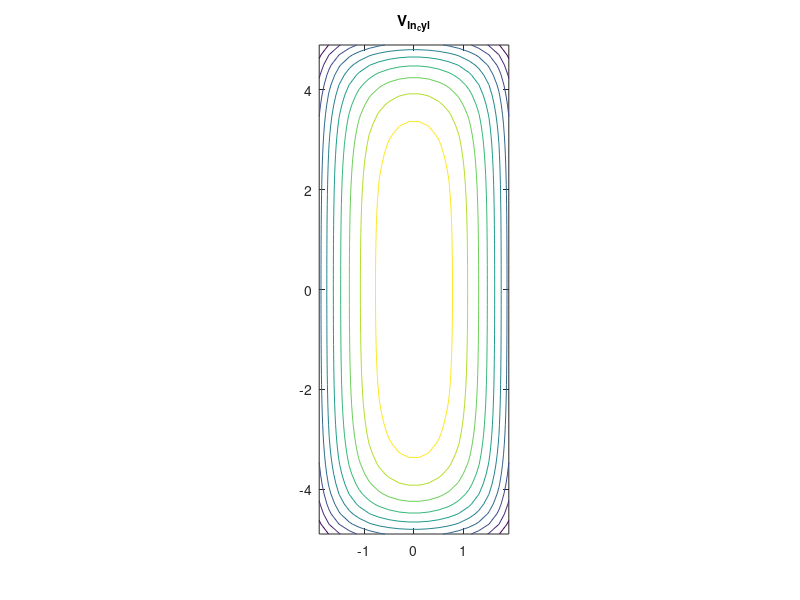
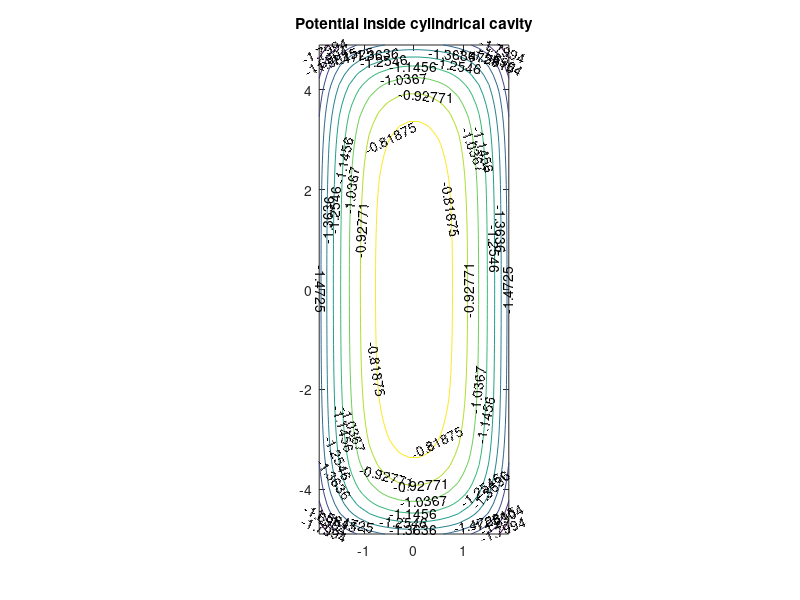
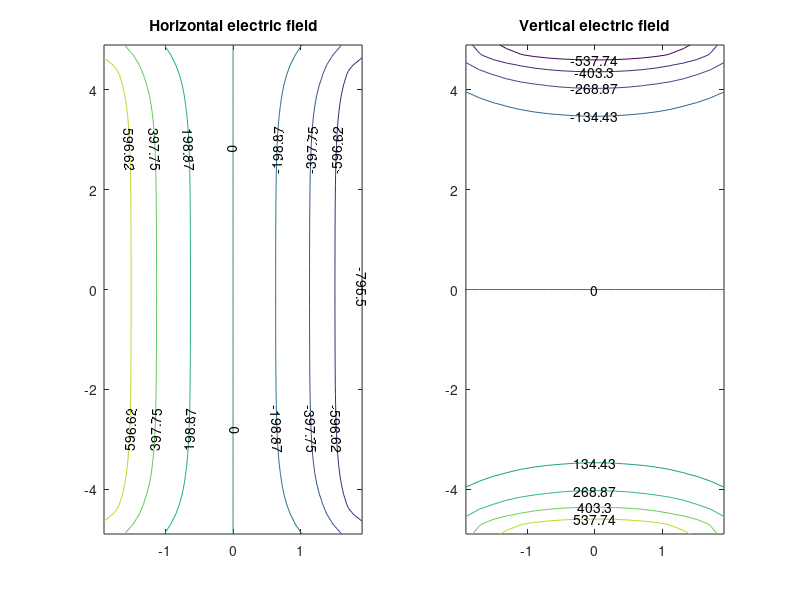

Source code (MATLAB) for these figures, in order: (Note: this script raises an error after producing the figures.)
%e_field_in_cylinder.m
%numerical calculation of electric inside cylinder
%Calculate the potential inside a cylinder of uniformly distributed ions.
%Numerically integrate over the volume.  Subtract this potential from the
%constant potential of uniformly distributed ions to get the potential in a
%cavity.  Then calculate the electric field inside the cavity.  Fit the
%electric field lines with parabolas in (r,z) to determine an analytic 
%solution for the electric field.  
%lsm November 18, 2017

clear
close all

% constants
ion_density = 1e14; %number density per cubic m
TEMP_ELC = 29011; % 1 eV = 29011 K
qe = -1.6022e-19;  % Charge of electron (C)
epsilon_0 = 8.854e-12; %  Permittivity of Free Space (F/m)
kb = 1.38044e-23; %  Boltzmann Constant (J/K)
qi = -qe;
DEBYE = sqrt(epsilon_0*kb*TEMP_ELC/(ion_density*qe*qe)); % --- Electron Debye length (m)
%RAD_SIM = 2*DEBYE;
%% Set up a grid for calculating potential
% This is for a single slice in the xz plane

cyl_rad = 2*DEBYE;
cyl_height = 5*DEBYE; %half the cylinder height as limit in z is -ht:+ht

resx = 20; %resolution of grid spacing
resz = 50;  
 bin_edgesx = linspace(-cyl_rad, cyl_rad, resx+1);
 bin_edgesz = linspace(-cyl_height, cyl_height, resz+1);
dx = (bin_edgesx(2)-bin_edgesx(1))/DEBYE; %in units of debye length
dz = (bin_edgesz(2)-bin_edgesz(1))/DEBYE; %in units of debye length
 bin_centersx = diff(bin_edgesx)/2+bin_edgesx(1:end-1);
 bin_centersz = diff(bin_edgesz)/2+bin_edgesz(1:end-1);
 
 [X,Z] = meshgrid(bin_centersx, bin_centersz);
num_grid_pts = resx*resz;
grid_pts = [reshape(X,num_grid_pts,1), zeros(num_grid_pts,1),reshape(Z,num_grid_pts,1),];
%% 3D grid for positions of ions inside the cylinder
nx = resx*1.5; %use a different resolution so that points don't overlap grid
nz = resz*1.5;
ddx = (2*cyl_rad/nx);
ddz = (2*cyl_height/nz);
ionx = -cyl_rad:ddx:cyl_rad;
iony = ionx;
ionz = -cyl_height:ddz:cyl_height;
[ix, iy, iz] = meshgrid(ionx, iony, ionz);

%% potential for ions inside a cylinder
num_ion_pts = (nx+1)*(nx+1)*(nz+1);
 V_ionsIn_cyl = zeros(num_grid_pts,1);
ionPos = [reshape(ix,num_ion_pts,1),reshape(iy,num_ion_pts,1),reshape(iz,num_ion_pts,1),];
ion_rad = ionPos(:,1).^2+ionPos(:,2).^2;
[a,~] = find(ion_rad <= cyl_rad^2 );
ions_in_cyl = ionPos(a,:);
%%
% need distance between each of the ions and grid points
% since there are a lot of ions, break them up into smaller batches
num_batches = 4;
ions_per_batch = floor(length(a)/num_batches);
POS1=repmat(reshape(grid_pts,[num_grid_pts,1,3]),[1,ions_per_batch,1]);
q_in_box = qi* ion_density * ddx*ddx*ddz;
for batch = 1:num_batches
    start_index = (batch-1)*ions_per_batch+1;
    end_index = batch*ions_per_batch;
    batch_ions = ions_in_cyl(start_index:end_index,:);
    %each row of pos2 is a repeat of the first one.
    POS2=repmat(reshape(batch_ions,[1,ions_per_batch,3]),[num_grid_pts,1,1]);
    %find the distance between every grid pt and all ions in batch
    %dist_pts_inv is num_grid_pts x ions_per_batch in size
    dist_pts=sqrt(sum((POS1-POS2).^2,3)); 
    dum = ((q_in_box/(4*pi*epsilon_0)).*exp(-dist_pts/DEBYE))./dist_pts;
    V_ionsIn_cyl = V_ionsIn_cyl + sum(dum,2);
    disp(batch)
end

figure(1)
contour(X/DEBYE,Z/DEBYE,reshape(V_ionsIn_cyl-2.5, resz, resx));
axis equal
title('V_{In_cyl}')

%% Calculate the electric field
V_cavity = reshape(V_ionsIn_cyl - 2.5, resz,resx);
figure
[C,h] = contour(X/DEBYE,Z/DEBYE,reshape(V_cavity, resz, resx));
axis equal
clabel(C,h)
title('Potential inside cylindrical cavity')
[Ex, Ez] = gradient(V_cavity, dx*DEBYE, dz*DEBYE);

% Need the range of Ex and Ez to specify contour level lines
maxEx = max(max(Ex));
divx = maxEx/4;
maxEz = max(max(Ez));
divz = maxEz/5;

levelsx = -maxEx:divx:maxEx;
levelsz = -maxEz:divz:maxEz;
figure
subplot(1,2,1)
[Cx,hx] =contour(X/DEBYE,Z/DEBYE,Ex,levelsx,'Showtext','on');
title('Horizontal electric field')
subplot(1,2,2)
[Cz,hz] =contour(X/DEBYE,Z/DEBYE,Ez,levelsz,'Showtext','on');
title('Vertical electric field')

%% Now get fits to the surfaces
x = reshape(X,num_grid_pts,1);
y = reshape(Z, num_grid_pts,1);
zEx = reshape(Ex,num_grid_pts,1);
zEz = reshape(Ez,num_grid_pts,1);

 fEx = fit( [x,y], zEx, 'poly15' );
 coeffx = coeffvalues(fEx);
 fEz = fit([x,y],zEz,'poly25');
 coeffz = coeffvalues(fEz);
 format shortg
 disp('Fit for Ex ')
 disp('      p10x     p12xz^2      p14xz^4')
 disp(coeffx([2,6,10]))
 disp('Fit for Ez ')
 disp('      p01z     p21x^2z      p03z^3        p23x^2z^3      p05z^5')
 disp(coeffz([3,7,9,13,15]))

%  %% Compare magnitude of terms
%  %for Ex
%  total = feval(fEx,[cyl_rad,cyl_height]);
%  p00 = coeffx(1)/total*100
%  p10 = coeffx(2)*cyl_rad /total*100
%  p01 = coeffx(3)*cyl_height/total*100
%  p11 = coeffx(4)*cyl_rad*cyl_height/total*100
%  p02 = coeffx(5)*cyl_height^2/total*100
%  p12 = coeffx(6)*cyl_rad*cyl_height^2/total*100
%  p03 = coeffx(7)*cyl_height^3/total*100
%  p13 = coeffx(8)*cyl_rad*cyl_height^3/total*100
%  p04 = coeffx(9)*cyl_height^4/total*100
%  p14 = coeffx(10)*cyl_rad*cyl_height^4/total*100
%  p05 = coeffx(11)*cyl_height^5
%  disp(' ')
%   %for Ez
%  total = feval(fEz,[cyl_rad,cyl_height]);
%  p00 = coeffz(1)/total*100
%  p10 = coeffz(2)*cyl_rad /total*100
%  p01 = coeffz(3)*cyl_height/total*100
%  p20 = coeffz(4)*cyl_rad^2/total*100
%  p11 = coeffz(5)*cyl_rad*cyl_height/total*100
%  p02 = coeffz(6)*cyl_height^2/total*100
%  p21 = coeffz(7)*cyl_rad^2*cyl_height/total*100
%  p12 = coeffz(8)*cyl_rad*cyl_height^2/total*100
%  p03 = coeffz(9)*cyl_height^3/total*100
%  p22 = coeffz(10)*cyl_rad^2*cyl_height^2/total*100
%  p13 = coeffz(11)*cyl_rad*cyl_height^3/total*100
%  p04 = coeffz(12)*cyl_height^4/total*100
%  p23 = coeffz(13)*cyl_rad^2*cyl_height^3/total*100
%  p14 = coeffz(14)*cyl_rad*cyl_height^4/total*100
%  p05 = coeffz(15)*cyl_height^5/total*100
